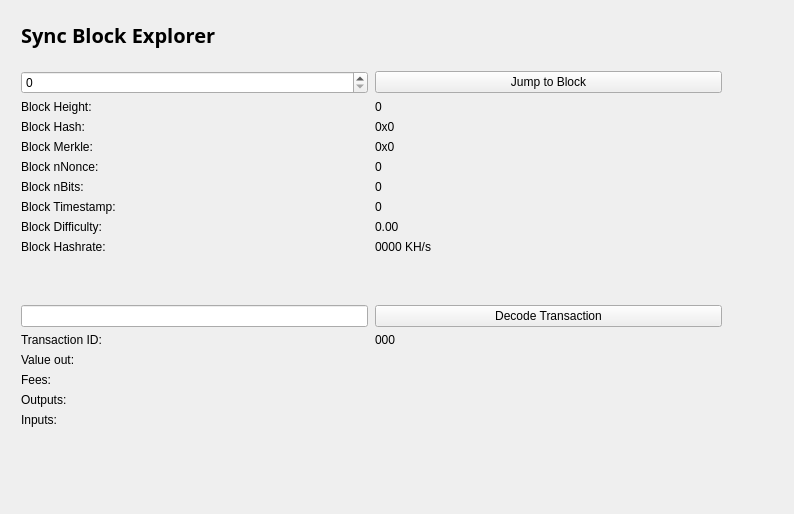
<?xml version="1.0" encoding="UTF-8"?>
<ui version="4.0">
 <class>BlockBrowser</class>
 <widget class="QWidget" name="BlockBrowser">
  <property name="windowModality">
   <enum>Qt::NonModal</enum>
  </property>
  <property name="enabled">
   <bool>true</bool>
  </property>
  <property name="geometry">
   <rect>
    <x>0</x>
    <y>0</y>
    <width>794</width>
    <height>514</height>
   </rect>
  </property>
  <property name="sizePolicy">
   <sizepolicy hsizetype="Preferred" vsizetype="Preferred">
    <horstretch>0</horstretch>
    <verstretch>0</verstretch>
   </sizepolicy>
  </property>
  <property name="minimumSize">
   <size>
    <width>0</width>
    <height>0</height>
   </size>
  </property>
  <property name="acceptDrops">
   <bool>false</bool>
  </property>
  <property name="windowTitle">
   <string>Form</string>
  </property>
  <layout class="QGridLayout">
   <property name="sizeConstraint">
    <enum>QLayout::SetMaximumSize</enum>
   </property>
   <property name="leftMargin">
    <number>21</number>
   </property>
   <property name="topMargin">
    <number>21</number>
   </property>
   <property name="rightMargin">
    <number>10</number>
   </property>
   <item row="1" column="0">
    <widget class="QWidget" name="widget" native="true">
     <widget class="QWidget" name="layoutWidget">
      <property name="geometry">
       <rect>
        <x>0</x>
        <y>0</y>
        <width>699</width>
        <height>27</height>
       </rect>
      </property>
      <layout class="QHBoxLayout" name="horizontalLayout_4">
       <property name="spacing">
        <number>7</number>
       </property>
       <item>
        <widget class="QLabel" name="label_5">
         <property name="font">
          <font>
           <family>Open Sans,sans-serif</family>
          </font>
         </property>
         <property name="text">
          <string>&lt;html&gt;&lt;head/&gt;&lt;body&gt;&lt;p&gt;&lt;span style=&quot; font-size:20px; font-weight:600; color:#000000;&quot;&gt;Sync Block Explorer &lt;/span&gt;&lt;/p&gt;&lt;/body&gt;&lt;/html&gt;</string>
         </property>
        </widget>
       </item>
       <item>
        <spacer name="horizontalSpacer_2">
         <property name="orientation">
          <enum>Qt::Horizontal</enum>
         </property>
         <property name="sizeHint" stdset="0">
          <size>
           <width>40</width>
           <height>20</height>
          </size>
         </property>
        </spacer>
       </item>
      </layout>
     </widget>
     <widget class="QWidget" name="layoutWidget_2">
      <property name="geometry">
       <rect>
        <x>0</x>
        <y>50</y>
        <width>701</width>
        <height>400</height>
       </rect>
      </property>
      <layout class="QGridLayout" name="gridLayout_3" rowstretch="0,0,0,0,0,0,0,0,0,0,0,0,0,0,0,0,0,0,0" columnstretch="0,0">
       <property name="sizeConstraint">
        <enum>QLayout::SetDefaultConstraint</enum>
       </property>
       <property name="horizontalSpacing">
        <number>7</number>
       </property>
       <item row="18" column="0">
        <spacer name="verticalSpacer">
         <property name="orientation">
          <enum>Qt::Vertical</enum>
         </property>
         <property name="sizeHint" stdset="0">
          <size>
           <width>20</width>
           <height>40</height>
          </size>
         </property>
        </spacer>
       </item>
       <item row="12" column="1">
        <widget class="QPushButton" name="txButton">
         <property name="text">
          <string>Decode Transaction</string>
         </property>
        </widget>
       </item>
       <item row="17" column="0">
        <widget class="QLabel" name="inputLabel">
         <property name="text">
          <string>Inputs:</string>
         </property>
         <property name="alignment">
          <set>Qt::AlignLeading|Qt::AlignLeft|Qt::AlignTop</set>
         </property>
        </widget>
       </item>
       <item row="10" column="1">
        <widget class="QLabel" name="pawBox">
         <property name="text">
          <string>0000 KH/s</string>
         </property>
        </widget>
       </item>
       <item row="14" column="0">
        <widget class="QLabel" name="valueLabel">
         <property name="text">
          <string>Value out:</string>
         </property>
        </widget>
       </item>
       <item row="13" column="0">
        <widget class="QLabel" name="txLabel">
         <property name="text">
          <string>Transaction ID:</string>
         </property>
        </widget>
       </item>
       <item row="9" column="1">
        <widget class="QLabel" name="hardBox">
         <property name="text">
          <string>0.00</string>
         </property>
        </widget>
       </item>
       <item row="13" column="1">
        <widget class="QLabel" name="txID">
         <property name="text">
          <string>000</string>
         </property>
        </widget>
       </item>
       <item row="17" column="1">
        <widget class="QLabel" name="inputBox">
         <property name="text">
          <string/>
         </property>
         <property name="alignment">
          <set>Qt::AlignLeading|Qt::AlignLeft|Qt::AlignTop</set>
         </property>
        </widget>
       </item>
       <item row="14" column="1">
        <widget class="QLabel" name="valueBox">
         <property name="text">
          <string/>
         </property>
        </widget>
       </item>
       <item row="9" column="0">
        <widget class="QLabel" name="hardLabel">
         <property name="text">
          <string>Block Difficulty:</string>
         </property>
        </widget>
       </item>
       <item row="1" column="0">
        <widget class="QSpinBox" name="heightBox">
         <property name="sizePolicy">
          <sizepolicy hsizetype="Preferred" vsizetype="Fixed">
           <horstretch>0</horstretch>
           <verstretch>0</verstretch>
          </sizepolicy>
         </property>
         <property name="maximum">
          <number>999999999</number>
         </property>
        </widget>
       </item>
       <item row="3" column="0">
        <widget class="QLabel" name="heightLabel_2">
         <property name="text">
          <string>Block Height:</string>
         </property>
        </widget>
       </item>
       <item row="8" column="1">
        <widget class="QLabel" name="timeBox">
         <property name="text">
          <string>0</string>
         </property>
        </widget>
       </item>
       <item row="1" column="1">
        <widget class="QPushButton" name="blockButton">
         <property name="text">
          <string>Jump to Block</string>
         </property>
        </widget>
       </item>
       <item row="5" column="0">
        <widget class="QLabel" name="merkleLabel">
         <property name="text">
          <string>Block Merkle:</string>
         </property>
        </widget>
       </item>
       <item row="4" column="0">
        <widget class="QLabel" name="hashLabel">
         <property name="text">
          <string>Block Hash:</string>
         </property>
        </widget>
       </item>
       <item row="15" column="1">
        <widget class="QLabel" name="feesBox">
         <property name="text">
          <string/>
         </property>
        </widget>
       </item>
       <item row="10" column="0">
        <widget class="QLabel" name="pawLabel">
         <property name="text">
          <string>Block Hashrate:</string>
         </property>
        </widget>
       </item>
       <item row="3" column="1">
        <widget class="QLabel" name="heightLabel">
         <property name="text">
          <string>0</string>
         </property>
        </widget>
       </item>
       <item row="15" column="0">
        <widget class="QLabel" name="feesLabel">
         <property name="text">
          <string>Fees:</string>
         </property>
        </widget>
       </item>
       <item row="7" column="0">
        <widget class="QLabel" name="bitsLabel">
         <property name="text">
          <string>Block nBits:</string>
         </property>
        </widget>
       </item>
       <item row="7" column="1">
        <widget class="QLabel" name="bitsBox">
         <property name="text">
          <string>0</string>
         </property>
        </widget>
       </item>
       <item row="5" column="1">
        <widget class="QLabel" name="merkleBox">
         <property name="minimumSize">
          <size>
           <width>187</width>
           <height>0</height>
          </size>
         </property>
         <property name="text">
          <string>0x0</string>
         </property>
        </widget>
       </item>
       <item row="16" column="0">
        <widget class="QLabel" name="outputLabel">
         <property name="text">
          <string>Outputs:</string>
         </property>
         <property name="alignment">
          <set>Qt::AlignLeading|Qt::AlignLeft|Qt::AlignTop</set>
         </property>
        </widget>
       </item>
       <item row="16" column="1">
        <widget class="QLabel" name="outputBox">
         <property name="text">
          <string/>
         </property>
         <property name="alignment">
          <set>Qt::AlignLeading|Qt::AlignLeft|Qt::AlignTop</set>
         </property>
        </widget>
       </item>
       <item row="6" column="0">
        <widget class="QLabel" name="nonceLabel">
         <property name="text">
          <string>Block nNonce:</string>
         </property>
        </widget>
       </item>
       <item row="6" column="1">
        <widget class="QLabel" name="nonceBox">
         <property name="text">
          <string>0</string>
         </property>
        </widget>
       </item>
       <item row="8" column="0">
        <widget class="QLabel" name="timeLabel">
         <property name="text">
          <string>Block Timestamp:</string>
         </property>
        </widget>
       </item>
       <item row="4" column="1">
        <widget class="QLabel" name="hashBox">
         <property name="enabled">
          <bool>true</bool>
         </property>
         <property name="sizePolicy">
          <sizepolicy hsizetype="Preferred" vsizetype="Preferred">
           <horstretch>0</horstretch>
           <verstretch>0</verstretch>
          </sizepolicy>
         </property>
         <property name="minimumSize">
          <size>
           <width>0</width>
           <height>0</height>
          </size>
         </property>
         <property name="text">
          <string>0x0</string>
         </property>
        </widget>
       </item>
       <item row="12" column="0">
        <widget class="QLineEdit" name="txBox">
         <property name="sizePolicy">
          <sizepolicy hsizetype="Preferred" vsizetype="Fixed">
           <horstretch>0</horstretch>
           <verstretch>0</verstretch>
          </sizepolicy>
         </property>
         <property name="inputMask">
          <string comment="Transaction id" extracomment="Transaction id"/>
         </property>
         <property name="placeholderText">
          <string/>
         </property>
        </widget>
       </item>
       <item row="11" column="0">
        <spacer name="verticalSpacer_2">
         <property name="orientation">
          <enum>Qt::Vertical</enum>
         </property>
         <property name="sizeHint" stdset="0">
          <size>
           <width>20</width>
           <height>40</height>
          </size>
         </property>
        </spacer>
       </item>
      </layout>
     </widget>
    </widget>
   </item>
  </layout>
 </widget>
 <resources/>
 <connections/>
</ui>
